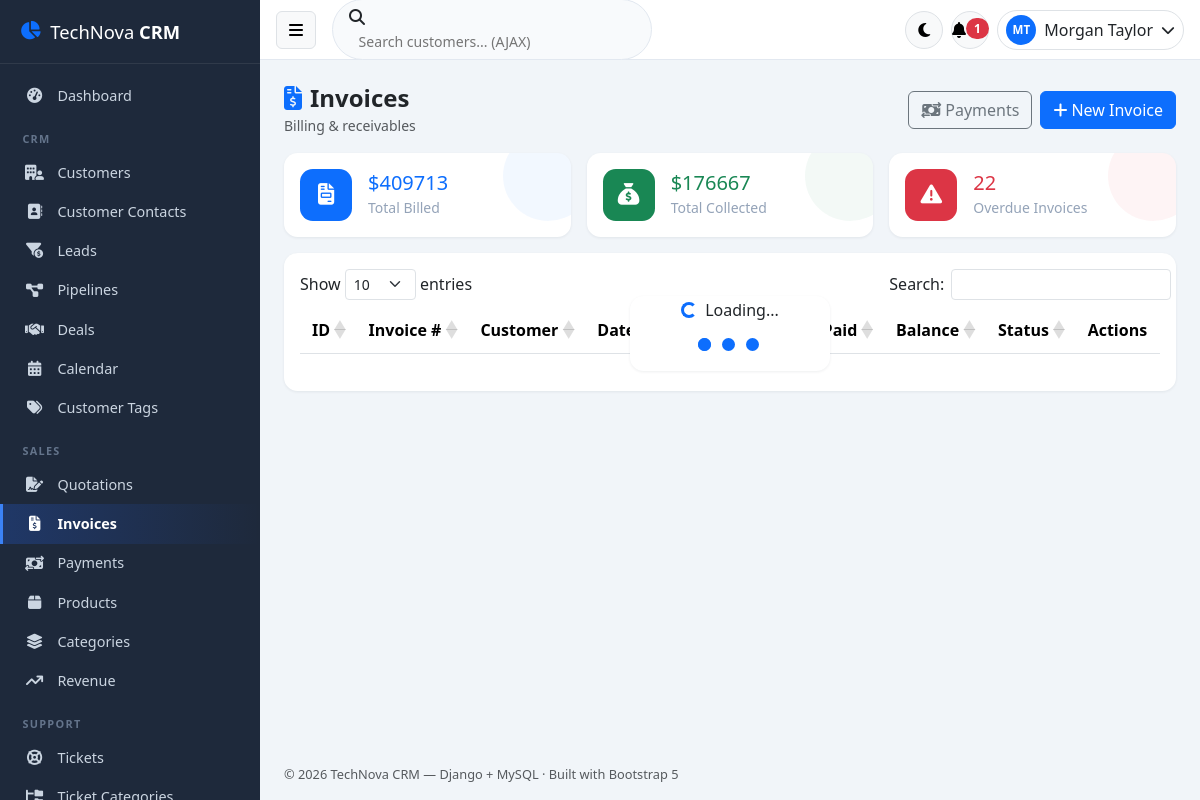
Screenshot of /invoices/ (signed in) with the database file from the repository.
### crm/models.py (models this page shows, shortened)
class User(AbstractBaseUser):
    STATUS_CHOICES = [('Active', 'Active'), ('Inactive', 'Inactive'), ('Suspended', 'Suspended')]
    role = models.ForeignKey(Role, on_delete=models.PROTECT, db_column='role_id', null=True)
    first_name = models.CharField(max_length=50)
    last_name = models.CharField(max_length=50)
    username = models.CharField(max_length=50, unique=True)
    email = models.EmailField(max_length=100, unique=True)
    phone = models.CharField(max_length=20, blank=True, default='')
    avatar = models.ImageField(upload_to='avatars/', blank=True, null=True)
    address = models.CharField(max_length=255, blank=True, default='')
    status = models.CharField(max_length=20, choices=STATUS_CHOICES, default='Active')
    last_login = models.DateTimeField(blank=True, null=True)
    remember_token = models.CharField(max_length=100, blank=True, default='')
    created_at = models.DateTimeField(auto_now_add=True)
    updated_at = models.DateTimeField(auto_now=True)
    objects = UserManager()
    USERNAME_FIELD = 'username'
    REQUIRED_FIELDS = ['email', 'first_name', 'last_name']
    class Meta:
        db_table = 'users'
    @property
    def is_active(self):
        return self.status == 'Active'
    @property
    def full_name(self):
        return f'{self.first_name} {self.last_name}'.strip()
    def get_full_name(self):
        return self.full_name

### crm/views/sales_views.py (the view)
# urls.py: path('invoices/', views.invoice_list, name='invoice_list'),
@crm_login_required
def invoice_list(request):
    stats = {
        'total_billed': Invoice.objects.exclude(status='Cancelled').aggregate(s=Sum('total'))['s'] or 0,
        'total_paid': Invoice.objects.aggregate(s=Sum('paid_amount'))['s'] or 0,
        'overdue_count': Invoice.objects.filter(status='Overdue').count(),
    }
    return render(request, 'sales/invoices.html', {
        'customers': _customers(), 'products': _products(), 'stats': stats,
    })

### crm/context_processors.py (called while the page is built)
def globals(request):
    try:
        setting = Setting.objects.first()
    except Exception:
        setting = None
    unread_notifications = 0
    try:
        if request.user.is_authenticated:
            unread_notifications = Notification.objects.filter(user=request.user, is_read=False).count()
    except Exception:
        unread_notifications = 0
    return {
        'app_setting': setting,
        'unread_notifications': unread_notifications,
        'currency_symbol': '$',
    }

### crm/templatetags/crm_extras.py (called while the page is built)
@register.simple_tag
def static_v(path):
    from django.conf import settings
    import time
    url = static(path)
    try:
        for root in [getattr(settings, 'BASE_DIR', None)] + list(getattr(settings, 'STATICFILES_DIRS', [])):
            candidate = root / path if root else None
            if candidate and candidate.exists():
                return f'{url}?v={int(candidate.stat().st_mtime)}'
    except Exception:
        pass
    return url

### crm/views/sales_views.py (called while the page is built)
def _customers():
    return Customer.objects.filter(is_deleted=False)

def _products():
    return Product.objects.filter(status='Active')

### templates/sales/invoices.html (shortened to what this page needs)
{% extends 'base.html' %}
{% block content %}
<div class="d-flex justify-content-between align-items-center mb-3 flex-wrap gap-2">
    <div>
        <h4 class="fw-bold mb-0"><i class="fa-solid fa-file-invoice-dollar text-primary me-2"></i>Invoices</h4>
        <small class="text-muted">Billing &amp; receivables</small>
    </div>
    <div class="d-flex gap-2">
        <a href="/payments/" class="btn btn-outline-secondary"><i class="fa-solid fa-money-bill-transfer me-1"></i>Payments</a>
        <button class="btn btn-primary" onclick="openInvoiceModal()"><i class="fa-solid fa-plus me-1"></i>New Invoice</button>
    </div>
</div>
<div class="row g-3 mb-3">
    <div class="col-md-4"><div class="card stat-card text-primary"><div class="card-body d-flex gap-3 align-items-center">
        <div class="stat-icon bg-primary"><i class="fa-solid fa-file-invoice"></i></div>
        <div><h5 class="mb-0">${{ stats.total_billed|floatformat:0 }}</h5><small>Total Billed</small></div></div></div></div>
    <div class="col-md-4"><div class="card stat-card text-success"><div class="card-body d-flex gap-3 align-items-center">
        <div class="stat-icon bg-success"><i class="fa-solid fa-sack-dollar"></i></div>
        <div><h5 class="mb-0">${{ stats.total_paid|floatformat:0 }}</h5><small>Total Collected</small></div></div></div></div>
    <div class="col-md-4"><div class="card stat-card text-danger"><div class="card-body d-flex gap-3 align-items-center">
        <div class="stat-icon bg-danger"><i class="fa-solid fa-triangle-exclamation"></i></div>
        <div><h5 class="mb-0">{{ stats.overdue_count }}</h5><small>Overdue Invoices</small></div></div></div></div>
</div>
<div class="card"><div class="card-body">
<table id="invoicesTable" class="table table-hover w-100">
    <thead><tr><th>ID</th><th>Invoice #</th><th>Customer</th><th>Date</th><th>Due</th><th>Total</th>
        <th>Paid</th><th>Balance</th><th>Status</th><th class="no-export">Actions</th></tr></thead>
</table>
</div></div>
{% endblock %}

### templates/base.html (shortened to what this page needs)
{% load static crm_extras %}
<!DOCTYPE html>
<html lang="en" data-bs-theme="light">
<head>
    <link href="https://cdn.jsdelivr.net/npm/bootstrap@5.3.3/dist/css/bootstrap.min.css" rel="stylesheet">
    <link href="{% static 'vendor/fontawesome/css/all.min.css' %}" rel="stylesheet">
    <link href="https://cdn.datatables.net/1.13.11/css/dataTables.bootstrap5.min.css" rel="stylesheet">
    <link href="https://cdn.datatables.net/buttons/2.4.2/css/buttons.bootstrap5.min.css" rel="stylesheet">
    <link href="https://cdn.jsdelivr.net/npm/fullcalendar@6.1.15/index.global.min.css" rel="stylesheet">
    <link rel="stylesheet" href="{% static_v 'css/style.css' %}">
</head>
<body class="{% if request.COOKIES.theme == 'dark' %}dark-mode{% endif %}">
<div class="sidebar" id="sidebar">
    <div class="sidebar-brand">
        <i class="fa-solid fa-chart-pie text-primary"></i>
        <span>TechNova <b>CRM</b></span>
    </div>
    {% if request.user.is_authenticated %}
    <ul class="sidebar-nav" id="sidebarNav">
        <li class="nav-item {% if request.path == '/' %}active{% endif %}">
            <a href="/" class="nav-link"><i class="fa-solid fa-gauge-high"></i><span>Dashboard</span></a>
        </li>
        <li class="nav-title">CRM</li>
        <li class="nav-item {% if '/customers' in request.path %}active{% endif %}">
            <a href="/customers/" class="nav-link"><i class="fa-solid fa-building-user"></i><span>Customers</span></a>
        </li>
        <li class="nav-item {% if '/contacts' in request.path and 'lead' not in request.path %}active{% endif %}">
            <a href="/contacts/" class="nav-link"><i class="fa-solid fa-address-book"></i><span>Customer Contacts</span></a>
        </li>
        <li class="nav-item {% if '/leads' in request.path %}active{% endif %}">
            <a href="/leads/" class="nav-link"><i class="fa-solid fa-filter-circle-dollar"></i><span>Leads</span></a>
        </li>
        <li class="nav-item {% if '/pipelines' in request.path %}active{% endif %}">
            <a href="/pipelines/" class="nav-link"><i class="fa-solid fa-diagram-project"></i><span>Pipelines</span></a>
        </li>
        <li class="nav-item {% if '/deals' in request.path %}active{% endif %}">
            <a href="/deals/" class="nav-link"><i class="fa-solid fa-handshake"></i><span>Deals</span></a>
        </li>
        <li class="nav-item {% if '/calendar' in request.path %}active{% endif %}">
            <a href="/calendar/" class="nav-link"><i class="fa-solid fa-calendar-days"></i><span>Calendar</span></a>
        </li>
        <li class="nav-item {% if '/tags' in request.path %}active{% endif %}">
            <a href="/tags/" class="nav-link"><i class="fa-solid fa-tags"></i><span>Customer Tags</span></a>
        </li>
        <li class="nav-title">Sales</li>
        <li class="nav-item {% if '/quotes' in request.path %}active{% endif %}">
            <a href="/quotes/" class="nav-link"><i class="fa-solid fa-file-signature"></i><span>Quotations</span></a>
        </li>
        <li class="nav-item {% if '/invoices' in request.path %}active{% endif %}">
            <a href="/invoices/" class="nav-link"><i class="fa-solid fa-file-invoice-dollar"></i><span>Invoices</span></a>
        </li>
        <li class="nav-item {% if '/payments' in request.path %}active{% endif %}">
            <a href="/payments/" class="nav-link"><i class="fa-solid fa-money-bill-transfer"></i><span>Payments</span></a>
        </li>
        <li class="nav-item {% if '/products' in request.path %}active{% endif %}">
            <a href="/products/" class="nav-link"><i class="fa-solid fa-box"></i><span>Products</span></a>
        </li>
        <li class="nav-item {% if '/categories' in request.path %}active{% endif %}">
            <a href="/categories/" class="nav-link"><i class="fa-solid fa-layer-group"></i><span>Categories</span></a>
        </li>
        <li class="nav-item {% if '/reports/revenue' in request.path %}active{% endif %}">
            <a href="/reports/revenue/" class="nav-link"><i class="fa-solid fa-arrow-trend-up"></i><span>Revenue</span></a>
        </li>
        <li class="nav-title">Support</li>
        <li class="nav-item {% if '/tickets' in request.path and 'categories' not in request.path %}active{% endif %}">
            <a href="/tickets/" class="nav-link"><i class="fa-solid fa-life-ring"></i><span>Tickets</span></a>
        </li>
        <li class="nav-item {% if '/ticket-categories' in request.path %}active{% endif %}">
            <a href="/ticket-categories/" class="nav-link"><i class="fa-solid fa-folder-tree"></i><span>Ticket Categories</span></a>
        </li>
    </ul>
    {% endif %}
</div>
<div class="main-area" id="mainArea">
    <nav class="topbar">
        <button class="btn btn-light border" id="sidebarToggle"><i class="fa-solid fa-bars"></i></button>
        <div class="topbar-search d-none d-md-block">
            <i class="fa-solid fa-magnifying-glass"></i>
            <input type="text" id="globalSearch" placeholder="Search customers... (AJAX)" autocomplete="off">
        </div>
        <div class="ms-auto d-flex align-items-center gap-2">
            <button class="btn btn-light border rounded-circle icon-btn" id="darkModeToggle" title="Toggle dark mode">
                <i class="fa-solid fa-moon"></i>
            </button>
            {% if request.user.is_authenticated %}
            <div class="dropdown">
                <button class="btn btn-light border position-relative rounded-circle icon-btn" data-bs-toggle="dropdown"
                        id="notifBell">
                    <i class="fa-solid fa-bell"></i>
                    <span class="badge bg-danger rounded-pill notif-count {% if not unread_notifications %}d-none{% endif %}"
                          id="notifCount">{{ unread_notifications }}</span>
                </button>
            </div>
            <div class="dropdown">
                <button class="btn d-flex align-items-center gap-2 border rounded-pill py-1 px-2" data-bs-toggle="dropdown">
                    {% if request.user.avatar %}
                    <img src="{{ request.user.avatar.url }}" class="avatar-sm" alt="">
                    {% else %}
                    <span class="avatar-sm avatar-initials bg-primary text-white">{{ request.user.first_name|slice:":1" }}{{ request.user.last_name|slice:":1" }}</span>
                    {% endif %}
                    <span class="d-none d-md-inline">{{ request.user.get_full_name|default:request.user.username }}</span>
                    <i class="fa-solid fa-chevron-down small"></i>
                </button>
            </div>
            {% endif %}
        </div>
    </nav>
    <main class="content p-3 p-lg-4">
        {% block content %}{% endblock %}
    </main>
    <footer class="content-footer text-muted small">
        © {% now "Y" %} TechNova CRM — Django + MySQL · Built with Bootstrap 5
    </footer>
</div>
</body>
</html>

### static/css/style.css (style rules this page uses)
:root { --sidebar-width: 260px; --topbar-height: 60px; --sidebar-bg: #1e293b; --sidebar-hover: #334155; --sidebar-active: #2563eb; }
* { scroll-behavior: smooth; }
body { background: #f1f5f9; font-family: 'Segoe UI', system-ui, -apple-system, sans-serif; transition: background .3s, color .3s; }
.sidebar { position: fixed; inset-block: 0; inset-inline-start: 0; width: var(--sidebar-width); background: var(--sidebar-bg); color: #cbd5e1; z-index: 1040; overflow-y: auto; transition: transform .3s ease; }
.sidebar-brand { display: flex; align-items: center; gap: .6rem; padding: 1.1rem 1.25rem; font-size: 1.15rem; color: #fff; border-bottom: 1px solid rgba(255,255,255,.08); position: sticky; top: 0; background: var(--sidebar-bg); z-index: 5; }
.sidebar-nav { list-style: none; margin: 0; padding: .75rem 0; }
.nav-title { font-size: .68rem; text-transform: uppercase; letter-spacing: .12em; padding: 1rem 1.4rem .35rem; color: #64748b; font-weight: 700; }
.nav-item .nav-link { display: flex; align-items: center; gap: .8rem; padding: .55rem 1.35rem; color: #cbd5e1; text-decoration: none; font-size: .9rem; border-inline-start: 3px solid transparent; transition: all .18s; white-space: nowrap; }
.nav-item .nav-link i { width: 20px; text-align: center; font-size: .95rem; }
.nav-item.active .nav-link { background: linear-gradient(90deg, rgba(37,99,235,.25), transparent); border-inline-start-color: #3b82f6; color: #fff; font-weight: 600; }
.main-area { margin-inline-start: var(--sidebar-width); min-height: 100vh; display: flex; flex-direction: column; transition: margin .3s ease; }
.topbar { height: var(--topbar-height); background: #fff; border-bottom: 1px solid #e2e8f0; display: flex; align-items: center; gap: 1rem; padding-inline: 1rem; position: sticky; top: 0; z-index: 1030; }
.topbar-search { position: relative; display: flex; align-items: center; background: #f8fafc; border: 1px solid #e2e8f0; border-radius: 2rem; padding: .35rem 1rem; width: 320px; }
.topbar-search input { border: none; outline: none; background: transparent; padding-inline-start: .6rem; width: 100%; font-size: .88rem; }
.icon-btn { width: 38px; height: 38px; display: inline-flex; align-items: center; justify-content: center; }
.avatar-sm { width: 30px; height: 30px; border-radius: 50%; object-fit: cover; display: inline-flex; align-items: center; justify-content: center; font-size: .72rem; font-weight: 700; }
.content { flex: 1; }
.content-footer { padding: 1rem 1.5rem; font-size: .8rem; }
.card { border: none; border-radius: .85rem; box-shadow: 0 1px 3px rgba(15, 23, 42, .07); transition: transform .2s, box-shadow .2s; }
.stat-card { position: relative; overflow: hidden; }
.stat-card .stat-icon { width: 52px; height: 52px; border-radius: .8rem; display: inline-flex; align-items: center; justify-content: center; font-size: 1.35rem; color: #fff; }
.stat-card small { color: #94a3b8; font-weight: 500; }
.stat-card::after { content: ''; position: absolute; inset-inline-end: -22px; top: -22px; width: 90px; height: 90px; background: currentColor; opacity: .05; border-radius: 50%; }
.table > :not(caption) > * > * { padding: .65rem .75rem; vertical-align: middle; }

### rows the page displays
User: user.first_name "M", user.last_name "T", user.get_full_name "Morgan Taylor"

### other values shown
{{ unread_notifications }} "1"
{{ stats.total_billed|floatformat:0 }} "409713"
{{ stats.total_paid|floatformat:0 }} "176667"
{{ stats.overdue_count }} "22"
